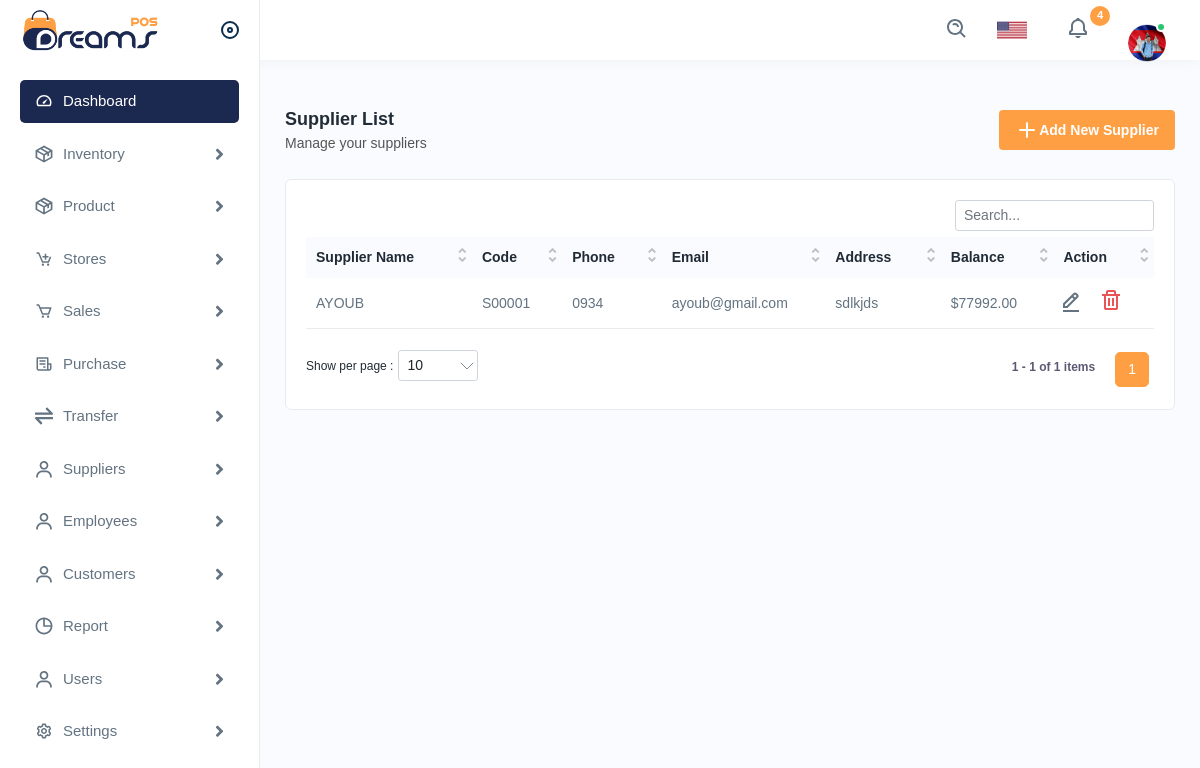
The app's page /purchase/suppliers/ with its own data.
### purchases/models.py (models this page shows, shortened)
class Supplier(models.Model):
    code = models.CharField(max_length=20, primary_key=True, editable=False)
    name = models.CharField(max_length=255)
    address = models.TextField()
    phone_number = models.CharField(max_length=20)
    email = models.EmailField(max_length=254, blank=True, null=True)
    balance = models.DecimalField(max_digits=10, decimal_places=2, default=0)

### purchases/views.py (the view)
# urls.py: path('suppliers/', views.SupplierListView.as_view(), name='supplier_list'),
class SupplierListView(View):
    def get(self, request, *args, **kwargs):
        suppliers = Supplier.objects.all()
        return render(request, 'purchase/supplierlist.html', {'suppliers': suppliers})

### templates/purchase/supplierlist.html (shortened to what this page needs)
﻿{% extends 'ui_components/base.html' %}
{% load static %}
{% block content %}
<div class="page-wrapper">
    <div class="content">
        <div class="page-header">
            <div class="page-title">
                <h4>Supplier List</h4>
                <h6>Manage your suppliers</h6>
            </div>
            <div class="page-btn">
                <a href="{% url 'add_supplier' %}" class="btn btn-added">
                    <img src="{% static 'img/icons/plus.svg' %}" alt="img">Add New Supplier
                </a>
            </div>
        </div>
        <div class="card">
            <div class="card-body">
                <div class="table-responsive">
                    <table class="table datanew">
                        <thead>
                            <tr>
                                <th>Supplier Name</th>
                                <th>Code</th>
                                <th>Phone</th>
                                <th>Email</th>
                                <th>Address</th>
                                <th>Balance</th>
                                <th>Action</th>
                            </tr>
                        </thead>
                        <tbody>
                            {% for supplier in suppliers %}
                            <tr>
                                <td>{{ supplier.name }}</td>
                                <td>{{ supplier.code }}</td>
                                <td>{{ supplier.phone_number }}</td>
                                <td>{{ supplier.email }}</td>
                                <td>{{ supplier.address }}</td>
                                <td>${{ supplier.balance }}</td>
                                <td>
                                    <a class="me-3" href="{% url 'edit_supplier' supplier.code %}">
                                        <img src="{% static 'img/icons/edit.svg' %}" alt="Edit">
                                    </a>
                                    <a href="#" class="confirm-text" data-bs-toggle="modal" data-bs-target="#deleteModal" data-supplier-code="{{ supplier.code }}" data-supplier-name="{{ supplier.name }}">
                                        <img src="{% static 'img/icons/delete.svg' %}" alt="Delete">
                                    </a>
                                </td>
                            </tr>
                            {% empty %}
                            <tr>
                                <td colspan="7">No suppliers found</td>
                            </tr>
                            {% endfor %}
                        </tbody>
                    </table>
                </div>
            </div>
        </div>
    </div>
</div>
{% endblock %}

### records on screen
Supplier: name "AYOUB", code "S00001", phone_number "0934", email "ayoub@gmail.com", address "sdlkjds", balance "77992.00"
